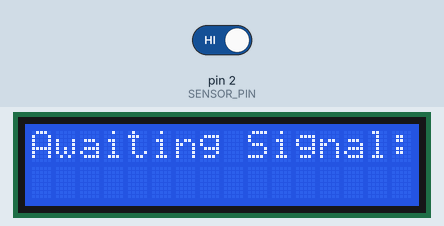
This sketch was run on a simulated Arduino Uno, built with avr-gcc and run on an emulated ATmega328P. On the bench: 16×2 character LCD. Inputs (shaded band) come from the test bench; at power-on: pin 2 (SENSOR_PIN) HIGH. What the sketch prints to the serial monitor is not drawn.

Above: at 1.2 s.
1.3 s: pin 2 (SENSOR_PIN) driven LOW
At 2.01 s:
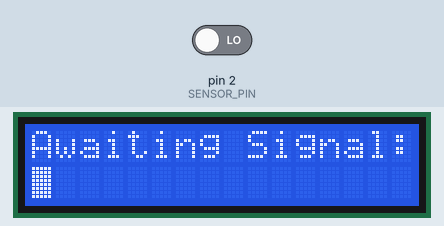
4.3 s: pin 2 (SENSOR_PIN) driven HIGH
At 5.1 s:
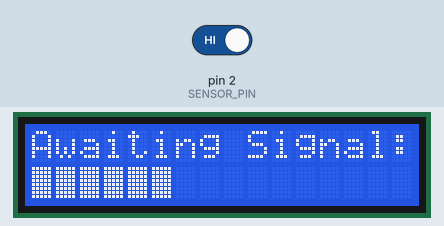
6.1 s: pin 2 (SENSOR_PIN) driven LOW
At 6.81 s:
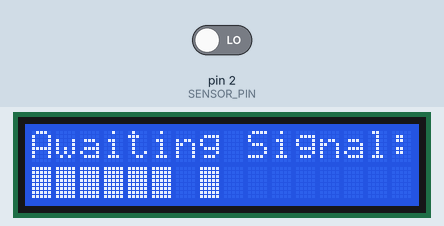
9.1 s: pin 2 (SENSOR_PIN) driven HIGH
At 10.0 s:
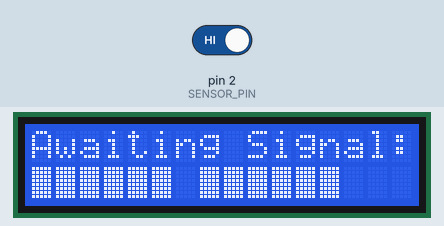
10.9 s: pin 2 (SENSOR_PIN) driven LOW
At 11.61 s:
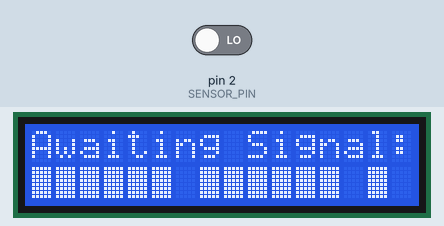
13.9 s: pin 2 (SENSOR_PIN) driven HIGH
At 15.0 s:
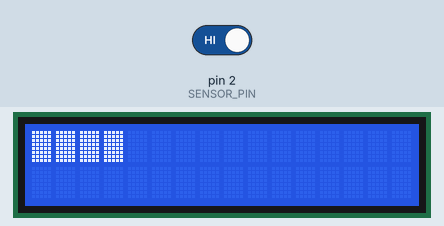
Timing chart, 0 to 16.7 s (numbered marks = the images above; inputs shaded):
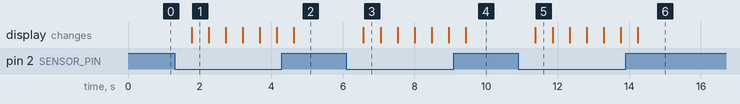

The sketch:

receiver.ino
```cpp
// --- LASER RECEIVER ---
#include <Wire.h>
#include <LiquidCrystal_I2C.h>

// Set the LCD address to 0x27 for a 16 chars and 2 line display
LiquidCrystal_I2C lcd(0x27, 16, 2);

const int SENSOR_PIN = 2;
const int BIT_DELAY = 50; // Must match the transmitter!

void setup() {
  pinMode(SENSOR_PIN, INPUT);
  Serial.begin(9600);

  lcd.init();
  lcd.backlight();
  lcd.setCursor(0, 0);
  lcd.print("Awaiting Signal:");
  lcd.setCursor(0, 1);
}

void loop() {
  // Wait for the Start bit
  // Note: Most light sensor modules output LOW when light is detected.
  // If yours outputs HIGH, change 'LOW' to 'HIGH' in the while loop condition.
  while (digitalRead(SENSOR_PIN) == HIGH) {
    // Idle, waiting for laser to hit the sensor
  }

  // Delay half a bit period to sample in the middle of the pulse
  delay(BIT_DELAY + (BIT_DELAY / 2));

  char receivedChar = 0;

  // Read the 8 data bits
  for (int i = 0; i < 8; i++) {
    int bitValue = digitalRead(SENSOR_PIN);

    // Invert the reading if your sensor outputs LOW when light hits it
    if (bitValue == LOW) {
      bitWrite(receivedChar, i, 1);
    } else {
      bitWrite(receivedChar, i, 0);
    }

    delay(BIT_DELAY);
  }

  // Print to Serial Monitor and LCD
  Serial.print(receivedChar);
  lcd.print(receivedChar);

  // Simple logic to wrap text on the 16x2 screen
  static int cursorCount = 0;
  cursorCount++;
  if (cursorCount > 15) {
    lcd.clear();
    lcd.setCursor(0, 0);
    cursorCount = 0;
  }
}
```

Measured:
- after the input at 1.3 s, the display: changes after 0.48 s (image 1)
- after the input at 6.1 s, the display: changes after 0.48 s (image 3)
- after the input at 10.9 s, the display: changes after 0.48 s (image 5)
- what the display in image 1 shows lasts 0.5 s, from 1.8 s to 2.3 s
